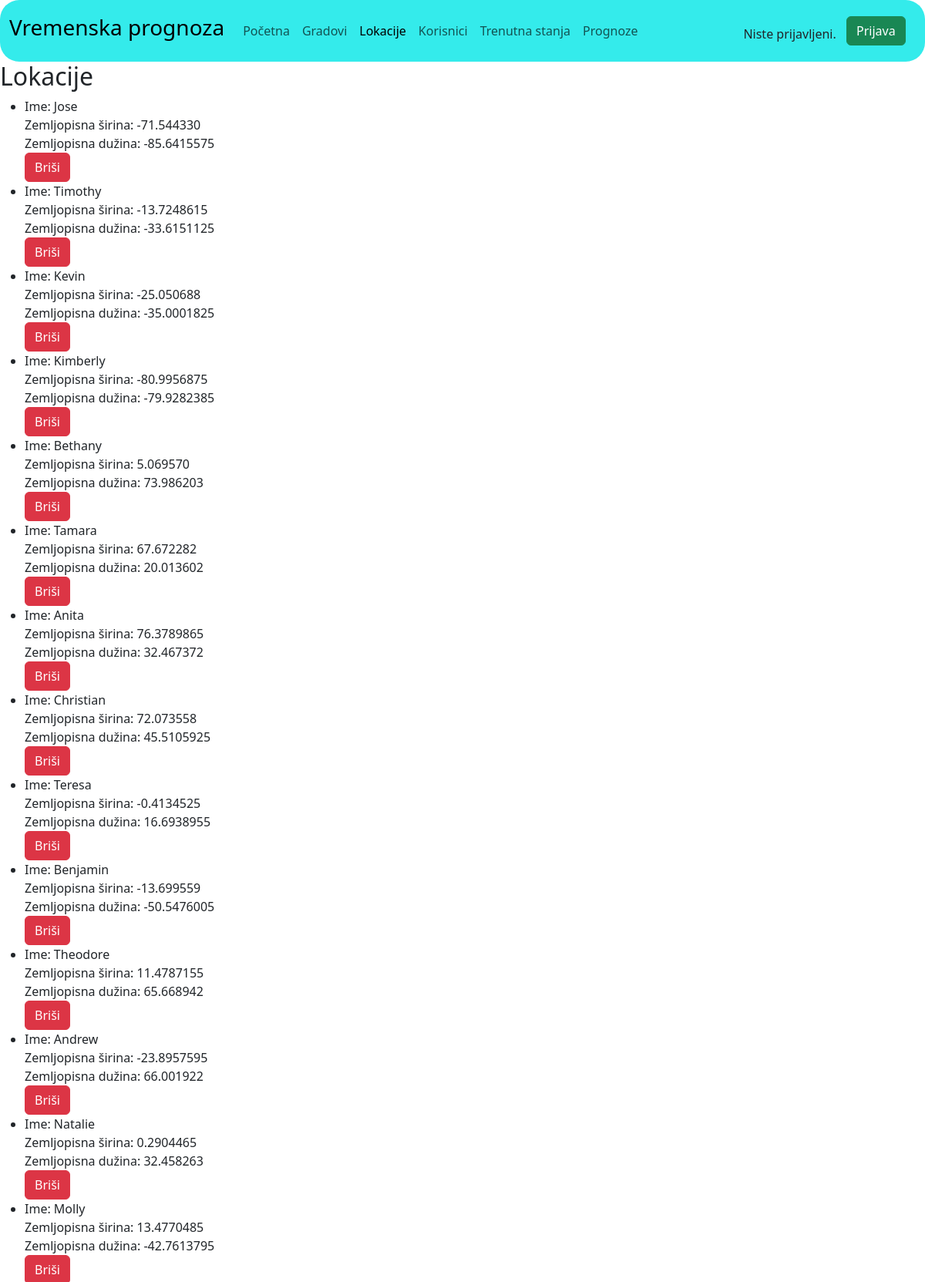
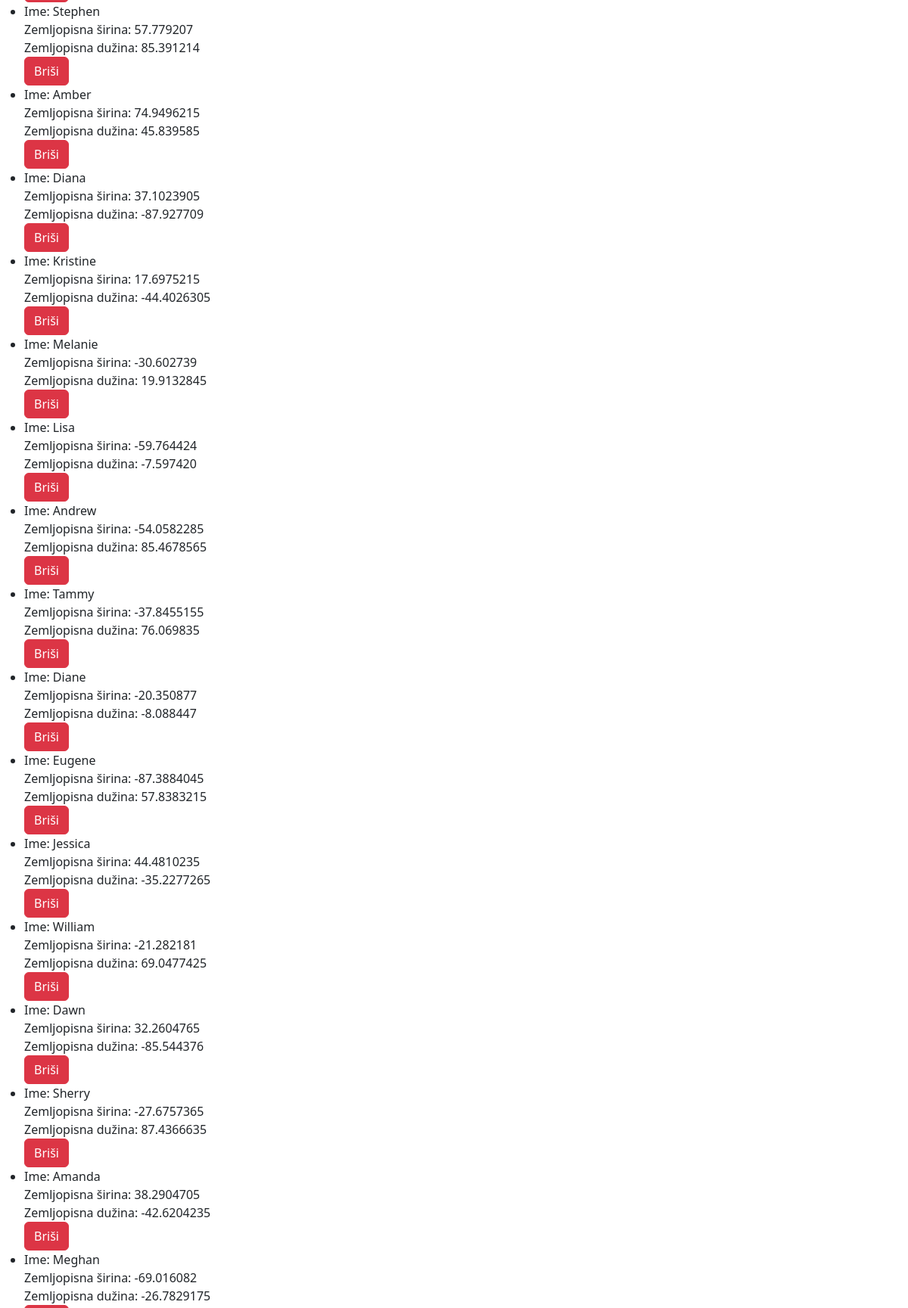
Screenshot of /lokacije (upper part) with the database file from the repository (2 pictures, top to bottom).
### main/models.py (models this page shows, shortened)
class Lokacija(models.Model):
    ime = models.CharField("Ime", max_length=64)
    grad = models.ForeignKey(Grad, on_delete=models.CASCADE)
    zem_sirina = models.CharField("Zemljopisna sirina", max_length=64)
    zem_duzina = models.CharField("Zemljopisna duzina", max_length=64)

### main/views.py (the view)
# urls.py: path('lokacije', views.LokacijaList.as_view(), name='lokacije'),
class LokacijaList(ListView):
    model = Lokacija

### main/templates/main/lokacija_list.html (shortened to what this page needs)
<head>
    <link href="https://cdn.jsdelivr.net/npm/bootstrap@5.3.0-alpha1/dist/css/bootstrap.min.css" rel="stylesheet">
</head>
<nav class="navbar navbar-expand-lg" style="background-color: #34ebeb;border-radius: 25px;">
    <div class="container-fluid">
      <a class="navbar-brand" href="#"><h3>Vremenska prognoza</h3></a>
      <div class="collapse navbar-collapse" id="navbarSupportedContent">
        <ul class="navbar-nav me-auto mb-2 mb-lg-0">
          <li class="nav-item">
            <a class="nav-link" aria-current="page" href="/">Početna</a>
          </li>
          <li class="nav-item">
            <a class="nav-link" aria-current="page" href="/gradovi">Gradovi</a>
          </li>
          <li class="nav-item">
            <a class="nav-link active" aria-current="page" href="/lokacije">Lokacije</a>
          </li>
          <li class="nav-item">
            <a class="nav-link" aria-current="page" href="/korisnici">Korisnici</a>
          </li>
          <li class="nav-item">
            <a class="nav-link" aria-current="page" href="/trenutnavremena">Trenutna stanja</a>
          </li>
          <li class="nav-item">
            <a class="nav-link" aria-current="page" href="/prognoze">Prognoze</a>
          </li>
        </ul>
        <div class="nav-link disabled" style="margin-right: 10pt;">
            {% if user.is_authenticated %}
                <br/>
                <p>Vaše ime: {{ user.username }}</p>
            {% else %}
                <br/>
                <p>Niste prijavljeni.</p>
            {% endif %}
        </div>
        {% if user.is_authenticated %}
            <a class="btn btn-danger" style="margin-right: 10pt;" href="/odjava">Odjava</a></br>
        {% else %}
            <a class="btn btn-success" style="margin-right: 10pt;" href="/accounts/login">Prijava</a></br>
        {% endif %}
      </div>
    </div>
  </nav>
{% block content %}
    <h2>Lokacije</h2>
    <ul>
        {% for el in object_list %}
            <li>
                Ime: {{ el.ime }}<br>
                Zemljopisna širina: {{ el.zem_sirina }}<br>
                Zemljopisna dužina: {{ el.zem_duzina }}<br>
                <a class="btn btn-danger" style="margin-right: 10pt;" href="/brisilokaciju/{{ el.id }}">Briši</a></br>
            </li>
        {% endfor %}
    </ul>
{% endblock %}

### rows the page displays
Lokacija: ime "Jose", zem_sirina "-71.544330", zem_duzina "-85.6415575"
Lokacija: ime "Timothy", zem_sirina "-13.7248615", zem_duzina "-33.6151125"
Lokacija: ime "Kevin", zem_sirina "-25.050688", zem_duzina "-35.0001825"
Lokacija: ime "Kimberly", zem_sirina "-80.9956875", zem_duzina "-79.9282385"
Lokacija: ime "Bethany", zem_sirina "5.069570", zem_duzina "73.986203"
Lokacija: ime "Tamara", zem_sirina "67.672282", zem_duzina "20.013602"
Lokacija: ime "Anita", zem_sirina "76.3789865", zem_duzina "32.467372"
Lokacija: ime "Christian", zem_sirina "72.073558", zem_duzina "45.5105925"
Lokacija: ime "Teresa", zem_sirina "-0.4134525", zem_duzina "16.6938955"
Lokacija: ime "Benjamin", zem_sirina "-13.699559", zem_duzina "-50.5476005"
Lokacija: ime "Theodore", zem_sirina "11.4787155", zem_duzina "65.668942"
Lokacija: ime "Andrew", zem_sirina "-23.8957595", zem_duzina "66.001922"
Lokacija: ime "Natalie", zem_sirina "0.2904465", zem_duzina "32.458263"
Lokacija: ime "Molly", zem_sirina "13.4770485", zem_duzina "-42.7613795"
Lokacija: ime "Stephen", zem_sirina "57.779207", zem_duzina "85.391214"
Lokacija: ime "Amber", zem_sirina "74.9496215", zem_duzina "45.839585"
Lokacija: ime "Diana", zem_sirina "37.1023905", zem_duzina "-87.927709"
Lokacija: ime "Kristine", zem_sirina "17.6975215", zem_duzina "-44.4026305"
Lokacija: ime "Melanie", zem_sirina "-30.602739", zem_duzina "19.9132845"
Lokacija: ime "Lisa", zem_sirina "-59.764424", zem_duzina "-7.597420"
Lokacija: ime "Andrew", zem_sirina "-54.0582285", zem_duzina "85.4678565"
Lokacija: ime "Tammy", zem_sirina "-37.8455155", zem_duzina "76.069835"
Lokacija: ime "Diane", zem_sirina "-20.350877", zem_duzina "-8.088447"
Lokacija: ime "Eugene", zem_sirina "-87.3884045", zem_duzina "57.8383215"
Lokacija: ime "Jessica", zem_sirina "44.4810235", zem_duzina "-35.2277265"
Lokacija: ime "William", zem_sirina "-21.282181", zem_duzina "69.0477425"
Lokacija: ime "Dawn", zem_sirina "32.2604765", zem_duzina "-85.544376"
Lokacija: ime "Sherry", zem_sirina "-27.6757365", zem_duzina "87.4366635"
Lokacija: ime "Amanda", zem_sirina "38.2904705", zem_duzina "-42.6204235"
Lokacija: ime "Meghan", zem_sirina "-69.016082", zem_duzina "-26.7829175"
